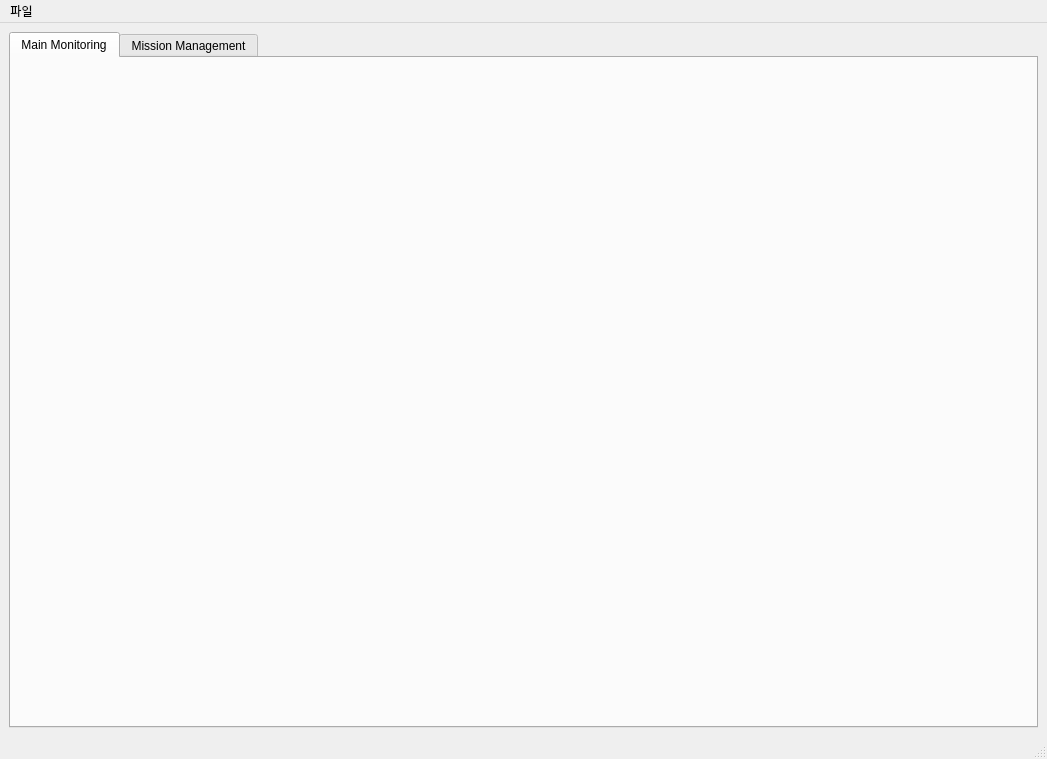
<?xml version="1.0" encoding="UTF-8"?>
<ui version="4.0">
 <class>MainWindow</class>
 <widget class="QMainWindow" name="MainWindow">
  <property name="geometry">
   <rect>
    <x>0</x>
    <y>0</y>
    <width>1047</width>
    <height>759</height>
   </rect>
  </property>
  <property name="windowTitle">
   <string>MainWindow</string>
  </property>
  <widget class="QWidget" name="centralwidget">
   <layout class="QVBoxLayout" name="verticalLayout_on_centralwidget">
    <item>
     <widget class="QTabWidget" name="tabWidget">
      <property name="currentIndex">
       <number>0</number>
      </property>
      <widget class="QWidget" name="main_tab">
       <attribute name="title">
        <string>Main Monitoring</string>
       </attribute>
       <layout class="QVBoxLayout" name="verticalLayout_on_main_tab"/>
      </widget>
      <widget class="QWidget" name="manage_tab">
       <attribute name="title">
        <string>Mission Management</string>
       </attribute>
       <layout class="QVBoxLayout" name="verticalLayout_on_manage_tab"/>
      </widget>
     </widget>
    </item>
   </layout>
  </widget>
  <widget class="QMenuBar" name="menubar">
   <property name="geometry">
    <rect>
     <x>0</x>
     <y>0</y>
     <width>1047</width>
     <height>28</height>
    </rect>
   </property>
   <widget class="QMenu" name="menu">
    <property name="title">
     <string>파일</string>
    </property>
    <addaction name="actionExit"/>
   </widget>
   <addaction name="menu"/>
  </widget>
  <widget class="QStatusBar" name="statusbar"/>
  <action name="actionExit">
   <property name="text">
    <string>종료</string>
   </property>
  </action>
 </widget>
 <resources/>
 <connections/>
</ui>
